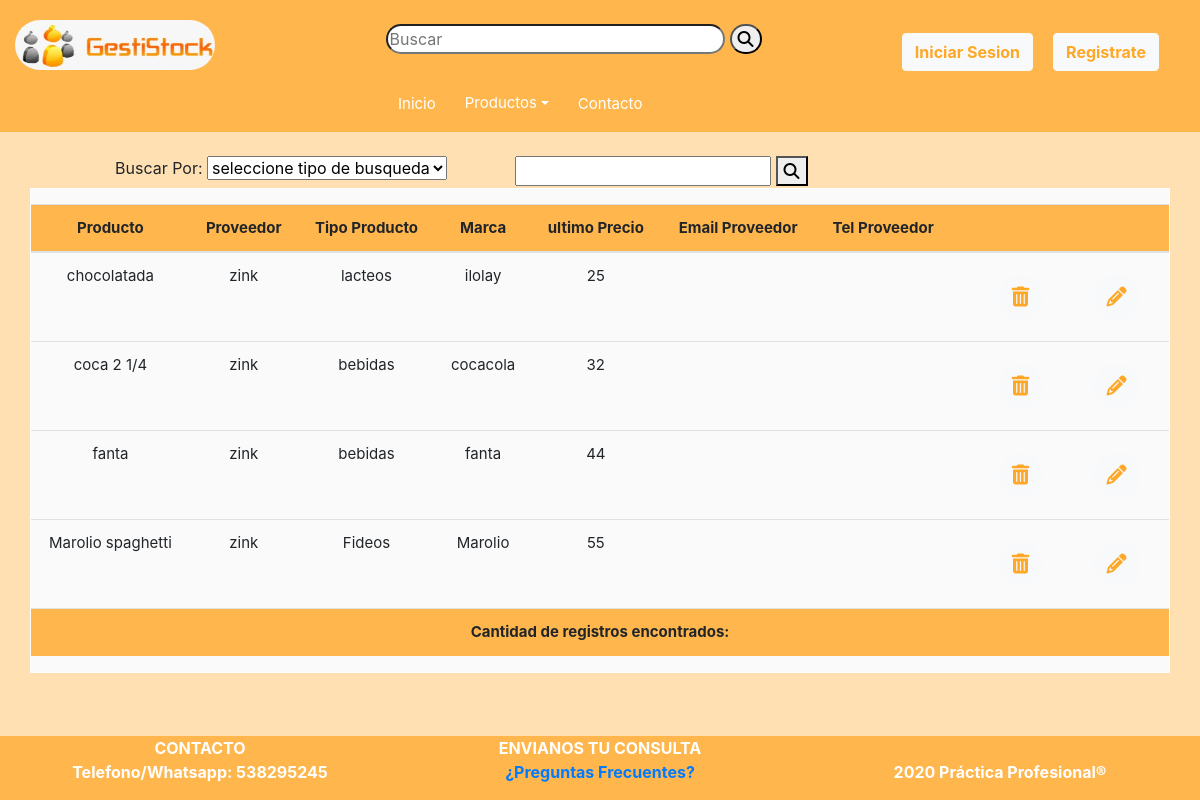
The page /Anteriores/listarProvProd.php on the database its author committed.
### tables this page shows
CREATE TABLE `productos` (
  `idProducto` int(11) NOT NULL,
  `descripcion` varchar(45) NOT NULL,
  `idPuestoFisico` int(11) NOT NULL,
  `imagen` varchar(45) NOT NULL,
  `Lote` varchar(45) NOT NULL,
  `fechaCaducidad` date NOT NULL,
  `cantidadProd` int(11) NOT NULL,
  `precio` float NOT NULL,
  `idEstado` int(11) DEFAULT NULL
);

CREATE TABLE `proveedores` (
  `idProveedor` int(11) NOT NULL,
  `empresa` varchar(45) NOT NULL,
  `cuit` varchar(11) NOT NULL,
  `descripcion` varchar(200) NOT NULL,
  `idEstado` int(11) NOT NULL DEFAULT 1
);

CREATE TABLE `tiposproductos` (
  `idTipoProducto` int(11) NOT NULL,
  `descripcion` varchar(45) NOT NULL
);

CREATE TABLE `marcas` (
  `idMarca` int(11) NOT NULL,
  `nombreMarca` varchar(45) NOT NULL
);

CREATE TABLE `productostpmarcas` (
  `idProducto` int(11) NOT NULL,
  `idProveedor` int(11) NOT NULL,
  `idTpMarca` int(11) NOT NULL,
  `precio` int(11) NOT NULL
);

### Anteriores/listarProvProd.php (the view, shortened to what this page needs)
<?php require ('header.php');
$consulta="SELECT p.idProducto,p.descripcion,pr.empresa, tpp.idTpMarca,tpp.precio, m.nombreMarca,tp.descripcion as tipoProducto FROM productos p
JOIN productostpmarcas tpp on p.idProducto=tpp.idProducto
JOIN proveedores pr on tpp.idProveedor=pr.idProveedor
JOIN tiposproductos_marcas tpm on tpm.idTpMarca=tpp.idTpMarca
JOIN marcas m on m.idMarca= tpm.idMarca
JOIN tiposproductos tp on tp.idTipoProducto=tpm.idTipoProducto
WHERE pr.empresa LIKE '%zink%'";
$query=mysqli_query($conexion,$consulta);
?>
<br>
<form action="listarProvProd.php" method="GET">
	<div class="row justify-content-center">
		<div class="col-md-4">
			<label>Buscar Por:</label>
			<select>
				<option value="0">
					seleccione tipo de busqueda
				</option>
			</select>
		</div>
		<div class="col-md-6">
			<input type="text" name="listarPP" id="listarPP">
			<button type="submit"><i class="fas fa-search"></i></i></button>
		</div>
	</div>
</form>
<div class="col-md-12">
	<div id="result" style="border: 1px solid white;overflow-y: scroll;background:#fafafa;padding-top:15px">
		<table class="table striped" style="background:#fafafa;height:300px">
			<thead>
				<th style="text-align: center;">Producto</th>
				<th style="text-align: center;">Proveedor</th>
				<th style="text-align: center;">Tipo Producto</th>
				<th style="text-align: center;">Marca</th>
				<th style="text-align: center;">ultimo Precio</th>
				<th style="text-align: center;">Email Proveedor</th>
				<th style="text-align: center;">Tel Proveedor</th>
				<th></th>
				<th></th>
				<th></th>
			</thead>
			<tbody>
				<?php while ($row=mysqli_fetch_array($query)): ?>
					<tr>
						<td style="text-align: center"><?php echo $row['descripcion'];?></td>
						<td style="text-align: center"><?php echo $row['empresa'];?></td>
						<td style="text-align: center"><?php echo $row['tipoProducto'];?></td>
						<td style="text-align: center"><?php echo $row['nombreMarca']; ?></td>
						<td style="text-align: center"><?php echo $row['precio'];?></td>
						<td style="text-align: center"><?php// echo $Telefono;?></td>
						<td></td>
						<td></td>
							<td><a href="#" style="border-radius:30px;font-size:20px" class="btn btn-light" data-toggle="modal" data-target="#info<?php echo $idPersona; ?>"><i class="fas fa-trash-alt"></i></a></td>
								<td>
									<form method="POST" action="modificarUsuario.php">
										<button style="border-radius:30px;font-size:20px" type="submit" name="idPersona" value="<?php echo $row['idPersona'];?>" class="btn btn-light"><i class="fas fa-pencil-alt"></i></button>
									</form>
								</td>
					</tr>
				<?php endwhile ?>
			</tbody>
			<tfoot>
				<tr align="center">
					<th colspan="12">Cantidad de registros encontrados: <?php// echo $total_usuarios?></th>
				</tr>
			</tfoot>
		</table>
	</div>
</div>
<?php require 'footer.php'; ?>

### rows shown on the page
productos: descripcion "chocolatada", proveedores.empresa "zink", tiposproductos.descripcion "lacteos", marcas.nombreMarca "ilolay", productostpmarcas.precio "25"
productos: descripcion "coca 2 1/4", proveedores.empresa "zink", tiposproductos.descripcion "bebidas", marcas.nombreMarca "cocacola", productostpmarcas.precio "32"
productos: descripcion "fanta", proveedores.empresa "zink", tiposproductos.descripcion "bebidas", marcas.nombreMarca "fanta", productostpmarcas.precio "44"
productos: descripcion "Marolio spaghetti", proveedores.empresa "zink", tiposproductos.descripcion "Fideos", marcas.nombreMarca "Marolio", productostpmarcas.precio "55"
